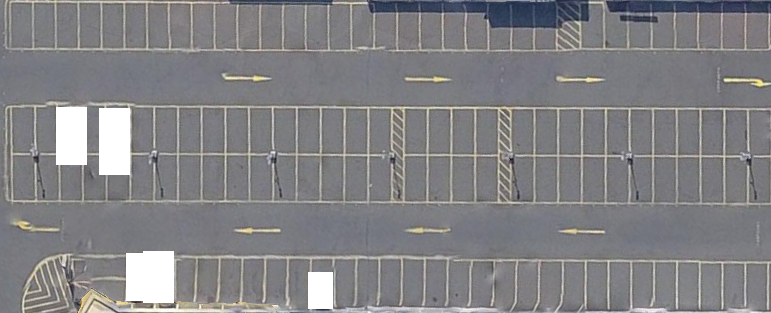
%> input picture detectData/dort2.png, 771 x 313 px
$ octave --eval "sc_complete('detectData/dort2.png');"   (GNU Octave 9; MATLAB toolbox functions it lacks are replaced by stand-ins)
%> lines starting %> are read from the running program, lines starting %| are printed output that depends on the picture; in (x1, y1, x2, y2) boxes, pixels count from 0 and x2, y2 are one past the last pixel; in counts of white or black regions, pixels touching at a corner belong together; the program's own positions count from 1
### source/sc_extract_planar_structure.m
function [img, mask, maskD, modelPlane, modelReg, optSD] = sc_extract_planar_structure(imgFileName, optA, optS)

% SC_EXTRACT_PLANAR_STRUCTURE
%
% Input:
%   - imgFileName: image file name in PNG (with alpha channel)
%   - optA: parameters for analysis stage.
% Output:
%   - img:        Original image
%   - mask:       Hole mask
%   - modelPlane: Plane model
%   - modelReg:   Regularity model
%
% modelReg
% modelReg.plane{indPlane}.dispVec
% modelReg.plane{indPlane}.costMapReg

% Default parameter
% modelPlane.numPlane = 1;
% modelPlane.plane{1}.vLine = [0 0];

% Read image and hole mask
[img, ~, alpha] = imread(fullfile('detectData', imgFileName));
%测试mask
%[alpha1,~,~] = imread('E:\Program Files\MATLAB\StructCompletion-master\data\CtestMask.png');
%figure,imshow(img)
%figure,imshow(alpha1)

mask = alpha ~= 255;
img  = im2double(img);

%
mask = imdilate(mask, strel('square', 5));

maskD = imdilate(mask, strel('diamond', 1));

% Extract planar constructural constraints
modelPlane = sc_extract_plane(imgFileName, img, maskD, optA);

% Extract regularity constraints
[modelReg,optSD] = sc_extract_regularity(img, maskD, modelPlane, optA, optS);

% Convert mask and dilated mask to double type
mask  = im2double(mask);   % User-specified mask
maskD = im2double(maskD);  % Use dilated mask for image completion (for Poisson reconstruction)

end

### source/sc_init_opt.m
function [optA, optS] = sc_init_opt()

% SC_INIT_OPT: Initialize parameters for analysis and synthesis
%

optA = [];
optS = [];

%%  Synthesis: guided completion
% =========================================================================
% Patch size
% =========================================================================
optS.pSize = 21;                       % Patch size (odd number), use larger patch for more coherent region
optS.pRad  = floor(optS.pSize/2);      % Patch radius
optS.pNumPix = optS.pSize*optS.pSize;  % Number of pixels in a patch
optS.pMidPix = round(optS.pNumPix/2);  % The center of the patch

% =========================================================================
% Multi-resolution parameters
% =========================================================================
optS.numPyrLvl = 9;                   % Number of coarse to fine layer
optS.coarestImgSize = 32;              % The size of the smallest image in the pyramid
optS.resampleKernel = 'bicubic';       % Resampling kernel: 'lanczos3', 'bicubic', 'bilinear'
optS.useLogScale = 1;                  % Use log scales or linear scales for downsampling

% Weighting parameters for patch match, larger weight put more emphasis on
% pixels near to known pixels
optS.wDist = 2.^linspace(1, 0.0, optS.numPyrLvl);
optS.topLevel = 1;                     % Which level to stop

% Patch weighting kernel
h = fspecial('gaussian', [optS.pSize, optS.pSize], optS.pRad);
h = h(:)/sum(h(:));
optS.wPatch = h;

% =========================================================================
% Parameters for domain transformation and photometric compensation
% =========================================================================
% This scale range is used to reject unlikely patch transformation
optS.minScale = 0.75;                   % Mininum patch scale variation
optS.maxScale = 1.25;                   % Maximum patch scale variation

% Parameters for photometric compensation
optS.minBias = -0.05;                   % Mininum bias compensation
optS.maxBias =  0.05;                   % Maximum bias compensation

% =========================================================================
% Coarse-to-fine iterations
% =========================================================================
% Number of iterations per level
optS.numIter    = 10;                  % The initial iteration number, large hole might require
                                       % more iterations
optS.numIterDec = optS.numIter/optS.numPyrLvl;   % Number of decrements
optS.numIterMin = 3;                   % Minimum number of iterations
optS.numPassPerIter = 1;

% =========================================================================
% Weighting parameters
% =========================================================================
% To-Do: adaptive parameter selection
optS.lambdaCoherence = 1e-2;            % Weighting parameter for coherence

% Planar cost
optS.lambdaPlane  = 5e-3;               % Weighting parameters for planar cost

% Directional cost
%optS.lambdaDirect = 5;                  % Weighting parameters for directional cost
%optS.directThres  = 0.5;               % Directional cost threshold
optS.lambdaDirect = 0.5;                  % Weighting parameters for directional cost
optS.directThres  = 0.5;               % Directional cost threshold

%optS.lambdaProx   = 0.5e-2;               % Weighting parameters for proximity cost original
optS.lambdaProx   = 0.5e-3;               % Weighting parameters for proximity cost
optS.proxThres    = 0.25;

optS.lambdaReg    = -0.02;              % Weighting parameters for encouraging
% regularity-guided sampling

% =========================================================================
% Method configuration
% =========================================================================
optS.useCoherence  = 0;                % Not implemented yet
optS.useRegGuide   = 1;
optS.usePlaneGuide = 0;
optS.useBiasCorrection = 1;

% === Precomputed patch position in the reference position ===
[X, Y] = meshgrid(-optS.pRad:optS.pRad, -optS.pRad:optS.pRad);
optS.refPatchPos = single(cat(2, X(:), Y(:), ones(optS.pSize*optS.pSize, 1)));

% === Propagation directions ===
optS.propDir = [1 0; 0 1; -1 0; 0 -1];

% optS.rsThres =  0.05;                  % Random sampling threshold for early termination
% optS.voteUpdateW = 1;                    % Smaller number for quick voting update

optS.numRegSample  = 5;                % Number of regularity-guided sampling per iteration
optS.numRandSample = 5;                % Number of coarse-to-fine random sampling per iteration

% [To-Do] robust norm, e.g., huber
optS.costType = 'L1';                  % Patch appearance cost, other option: 'L2'

%% Analysis: extracting planar structure
% === Plane parameters ===
% Detect up to 3 vanishing points, always include dummy VP (froto-parallel plane)
optA.numVP = 4;

% Fixed density for frontal parallel plane [To-Do] should adapt to image size
optA.fpPlaneProb = 1e-4;

% === Regularity parameters ===
% Maximum number of local features
optA.numFeatMatch = 2000;

% Blurring operations for estimating the plane spatial support
optA.filterSize = 100;
optA.filterSigma = 50;
optA.numFilterIter = 20;

% Add the constant to all plane posterior probabilities
optA.probConst = 0.05;

% Parameters for feature extraction and matching
optA.PeakThreshold = 0.02;
optA.maxNumLocalFeat = 1000;
optA.numQueryNN = 3;
optA.maxDispVec = 1000;
optA.minDistDispVec = 100;

% Parameters for the Mean-Shift clustering algorithm
optA.msBandwidth =50;
%optA.msBandwidth = 20;
optA.msMinNumClusterMember = 5;

% Threshold for determining whether a pair of feature matches is on a plane
optA.prodProbThres = 0.1;
end

### sc_complete.m
function sc_complete(imgFileName)
%> called with imgFileName = 'detectData/dort2.png'

%This code is based on https://github.com/jbhuang0604/StructCompletion
%which is the re-implementation of the paper, Huang, J.B, Kang, S.B.,
%Ahuja, N., Kopf, J., 2014. Image completion using planar structure
%guidance. ACM Transactions on graphics (TOG) 33, 1-10.

% Set up required path
startup;
%> (this line was passed over: startup is not available in this run)

path = 'detectData'
%imgFileName = 'dort2.png';

[I,map,alpha] =imread( fullfile(path, imgFileName) );
%> I is the input picture: size 313x771x3 uint8; mean R, G, B 130.3, 129.8, 132.3
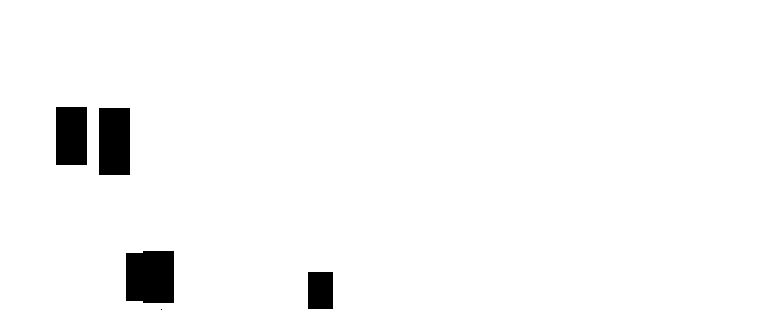
%> alpha: size 313x771 uint8; 97% white; 5 black regions (1 under 20 px), largest, box (x1, y1, x2, y2) and area: (126, 251, 174, 303) 2428, (99, 108, 130, 175) 2077, (56, 107, 87, 165) 1798, (308, 272, 333, 309) 925

Igray = rgb2gray(I);
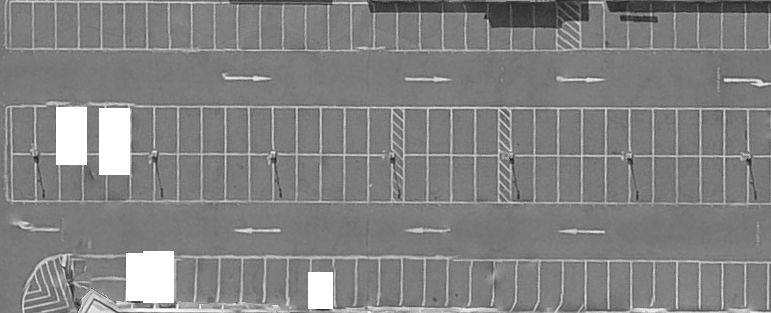
%> Igray: size 313x771 uint8; min 13, max 255, mean 130.2
new_alpha = Igray ~= 255;
new_alpha = 255*new_alpha;

imwrite(I, fullfile(path, imgFileName) ,'Alpha',new_alpha);

% Option parameters
[optA, optS] = sc_init_opt;

% optS.direction = direction;

% =========================================================================
% Planar structure extraction
% =========================================================================
fprintf('- Extract planar structures \n');
tic;
[img, mask, maskD, modelPlane, modelReg, optSD] = sc_extract_planar_structure(imgFileName, optA, optS);
%> in sc_extract_planar_structure, `mask = alpha ~= 255;`: mask = []
%> the run ends on the next line
tAnalysis = toc;
fprintf('Done in %6.3f seconds.\n\n', tAnalysis);

% =========================================================================
% Guided image completion
% =========================================================================
% Construct image pyramid for coarse-to-fine image completion
fprintf('- Construct image pyramid: \n');
tic;
% Create image pyramid
[imgPyr, maskPyr, scaleImgPyr] = sc_create_pyramid(img, maskD, optSD);
% Structure constraints
[modelPlane, modelReg] = sc_planar_structure_pyramid(scaleImgPyr, modelPlane, modelReg);
tImgPyramid = toc;
fprintf('Done in %6.3f seconds.\n\n', tImgPyramid);

% Completion by synthesis
fprintf('- Image completion using planar structure guidance \n');
tic;
imgPyr = sc_synthesis(imgPyr, maskPyr, modelPlane, modelReg, optSD);
tSynthesis = toc;
fprintf('Synthesis took %6.3f seconds.\n', tSynthesis);

% Return the top level
imgSyn = imgPyr{optS.topLevel};

imwrite(imgSyn, fullfile('result', [imgFileName(1:end-4), '_completion.png']));
end
